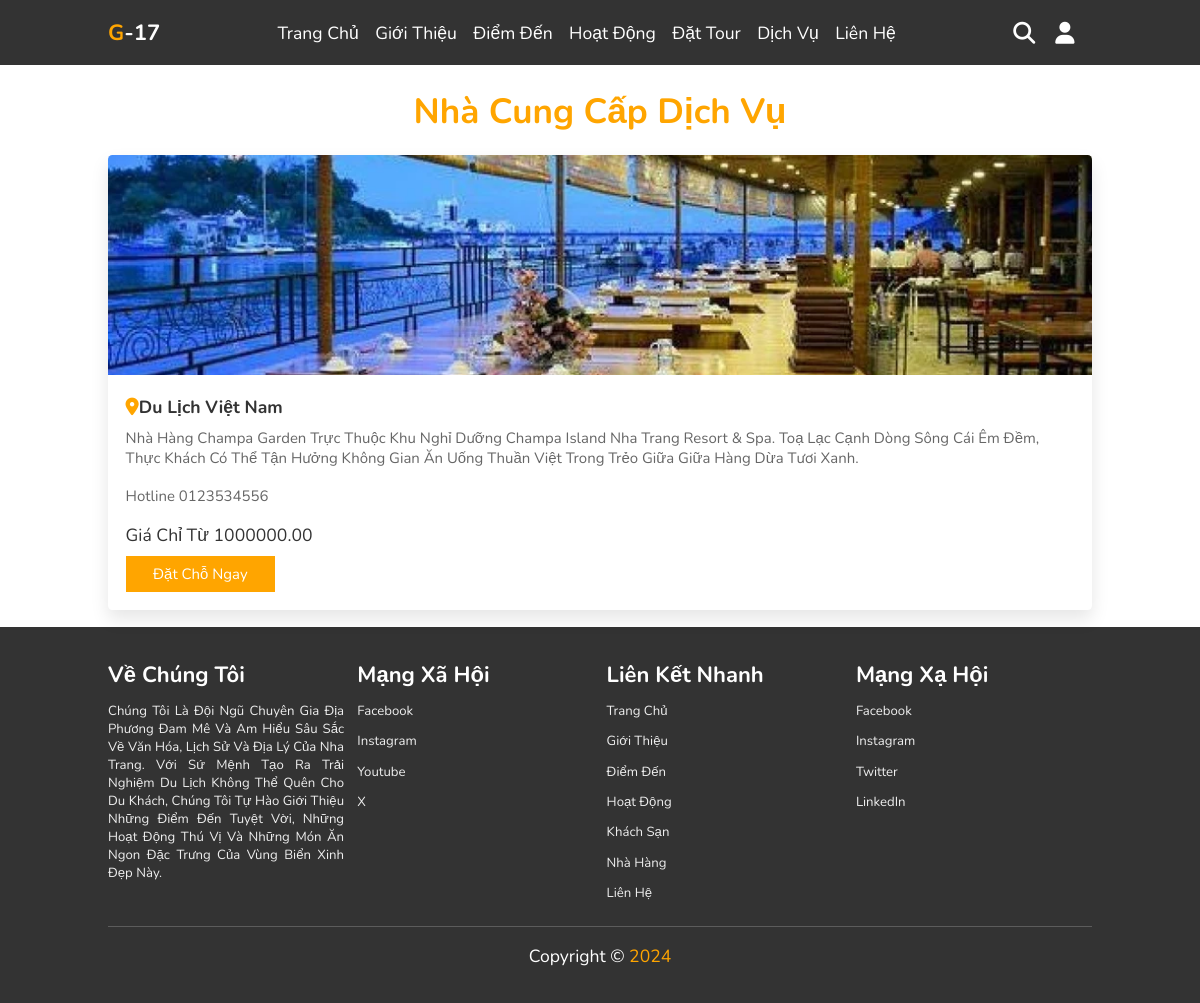
Page /dich-vu/ on the committed database.
### core/models/tour_service.py (models this page shows, shortened)
class TourService(CommonAbstract):
    SERVICE_TYPE = (
        (0, 'Nhà xe'),
        (1, 'Công ty du lịch'),
        (2, 'Tuyến tàu'),
        (3, 'Vé máy bay'),
    )
    id = models.AutoField(auto_created=True, primary_key=True, serialize=False, verbose_name='ID')
    name = models.CharField(max_length=255, verbose_name='Tên dịch vụ')
    service_type = models.IntegerField(default=0, choices=SERVICE_TYPE, verbose_name='Loại dịch vụ')
    slogan = models.CharField(max_length=255, null=True, blank=True)
    description = models.TextField(null=True, blank=True, verbose_name='Mô tả')
    detail = RichTextUploadingField(null=True, blank=True, verbose_name='Giới thiệu')
    image = models.ImageField(upload_to='service_logo/', null=True, blank=True, verbose_name='Logo')
    banner = models.ImageField(upload_to='service_banner/', null=True, blank=True, verbose_name='Banner')
    price = models.DecimalField(decimal_places=2, max_digits=18, null=True, blank=True, verbose_name='Giá dịch vụ từ')
    contact_info = models.CharField(max_length=255, null=True, blank=True, verbose_name='Thông tin liên hệ')
    hotline = models.CharField(max_length=20, null=True, blank=True, verbose_name='Hotline')
    email = models.EmailField(max_length=255, null=True, blank=True)
    address = models.TextField(null=True, blank=True, verbose_name='Địa chỉ')
    location = models.CharField(max_length=255, null=True, blank=True, verbose_name='Vị trí')
    class Meta:
        verbose_name = 'Dịch vụ du lịch'
        verbose_name_plural = 'Dịch vụ du lịch'
        db_table = 'tourist_service'

### core/views/service.py (the view)
# urls.py: path('dich-vu/', services_view, name='services'),
def services_view(request):
    services = TourService.objects.order_by('-created_at')
    return render(request, 'core/restaurants.html', {'services': services}, status=200)

### templates/core/restaurants.html (shortened to what this page needs)
{% extends 'base.html' %}
{% load static %}
{% block content %}
    <section class="packages" id="packages" style="margin-top: 50px;">
        <h1 style="font-size: 35px;text-align: center;margin: 20px 0;color: #ffa500;">Nhà cung cấp dịch vụ</h1>
        <div class="box-container">
            {% for service in services %}
            <div class="box">
                <img src="{% if service.image %} {{service.image.url}} {% else %} https://res.klook.com/image/upload/fl_lossy.progressive,q_85/c_fill,w_1000/v1634123119/blog/tmqw8q2z9fhayk84cevg.webp {% endif %}" alt="{{service.name}}">
                <div class="content">
                    <h3><i class="fas fa-map-marker-alt"></i>{{service.name}}</h3>
                    <p>
                        {% if service.description %}
                            {{service.description}}
                        {% else %}
                            Nhà Hàng Champa Garden trực thuộc khu nghỉ dưỡng Champa Island Nha Trang Resort & Spa. Toạ lạc cạnh dòng sông Cái êm đềm, thực khách có thể tận hưởng không gian ăn uống thuần Việt trong trẻo giữa giữa hàng dừa tươi xanh.
                        {% endif %}
                    </p>
                    {% if service.hotline %}<p>Hotline {{service.hotline}}</p>{% endif %}
                    {% if service.price %}<div class="price">Giá chỉ từ {{service.price}} </div> {% endif %}
                    <a href="#" class="btn">Đặt chỗ ngay</a>
                </div>
            </div>
            {% endfor %}
        </div>
    </section>
    {% include 'footer.html' %}
{% endblock content %}

### static/assets/css/style.css (style rules this page uses)
:root { --orange: #ffa500; }
* { font-family: "Nunito", sans-serif; margin: 0; padding: 0; box-sizing: border-box; text-transform: capitalize; outline: none; border: none; text-decoration: none; transition: all .2s linear; }
html { font-size: 62.5%; overflow-x: hidden; scroll-padding-top: 6rem; scroll-behavior: smooth; }
section { padding: 2rem 9%; }
.btn { display: inline-block; margin-top: 1rem; background: var(--orange); color: #fff; padding: 0.8rem 3rem; border: .2rem solid var(--orange); cursor: pointer; font-size: 1.7rem; }
.packages .box-container { display: flex; flex-wrap: wrap; gap: 2rem; }
.packages .box-container .box { flex: 1 1 30rem; border-radius: .5rem; overflow: hidden; box-shadow: 0 1rem 2rem rgba(0, 0, 0, 0.1); }
.packages .box-container .box img { height: 25rem; width: 100%; object-fit: cover; object-position: center; }
.packages .box-container .box .content { padding: 2rem; }
.packages .box-container .box .content h3 { font-size: 2rem; color: #333; }
.packages .box-container .box .content h3 i { color: var(--orange); }
.packages .box-container .box .content p { font-size: 1.7rem; color: #666; padding: 1rem 0; }
.packages .box-container .box .content .price { font-size: 2rem; color: #333; padding-top: 1rem; }
@media (max-width: 1200px) { html { font-size: 55%; } }

### rows in the picture
TourService: image (picture), name "Du Lịch Việt Nam", hotline "0123534556", price "1000000.00"
